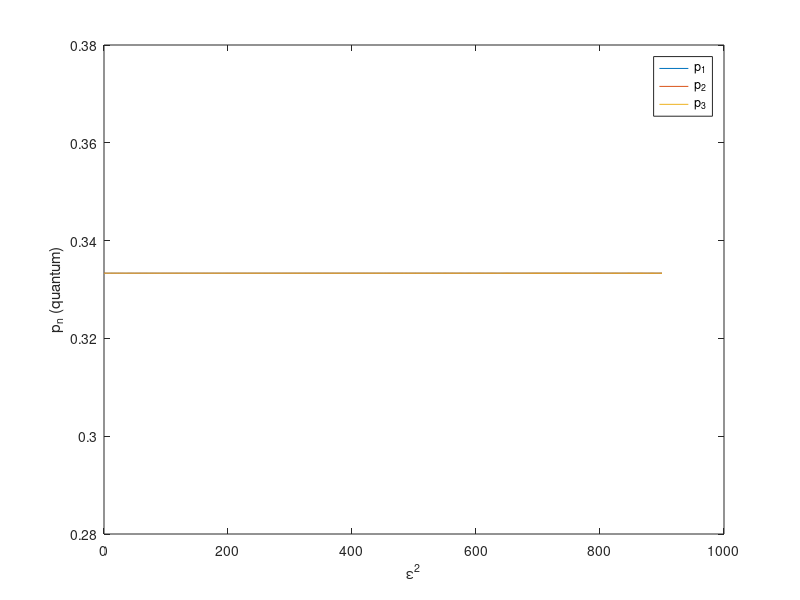
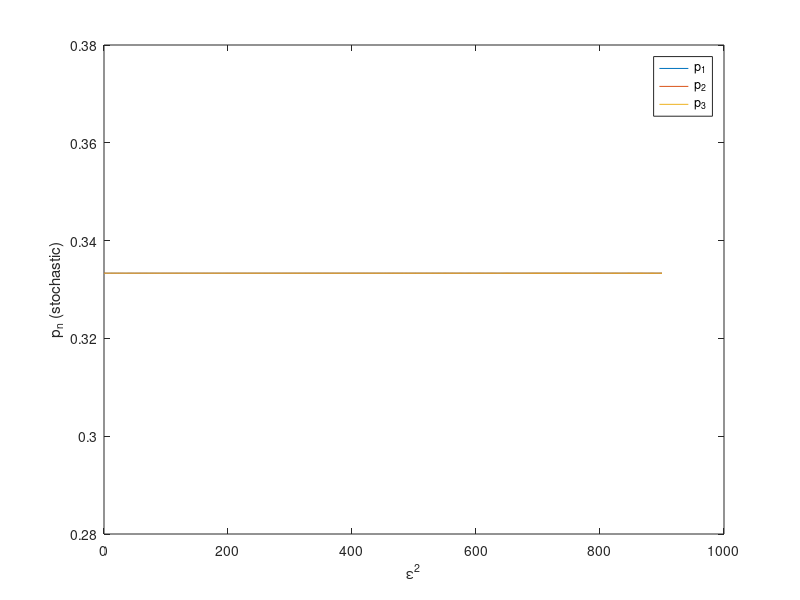
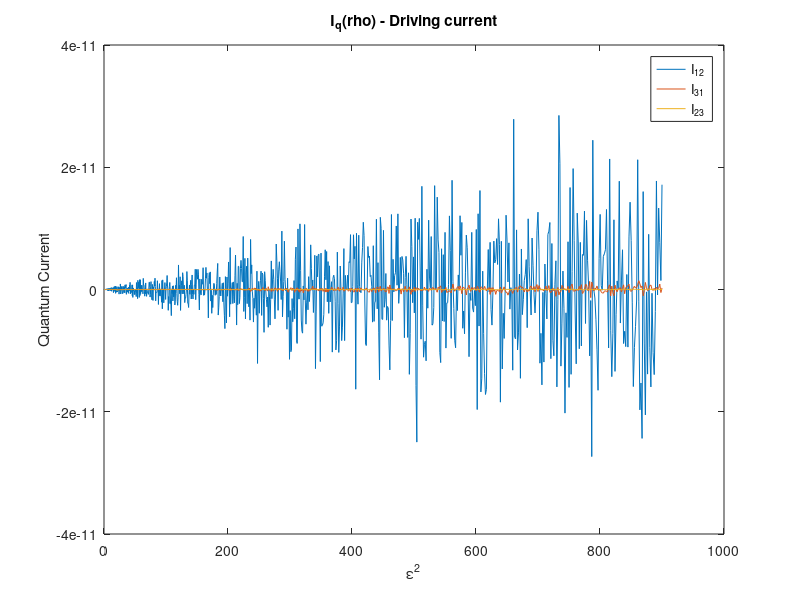
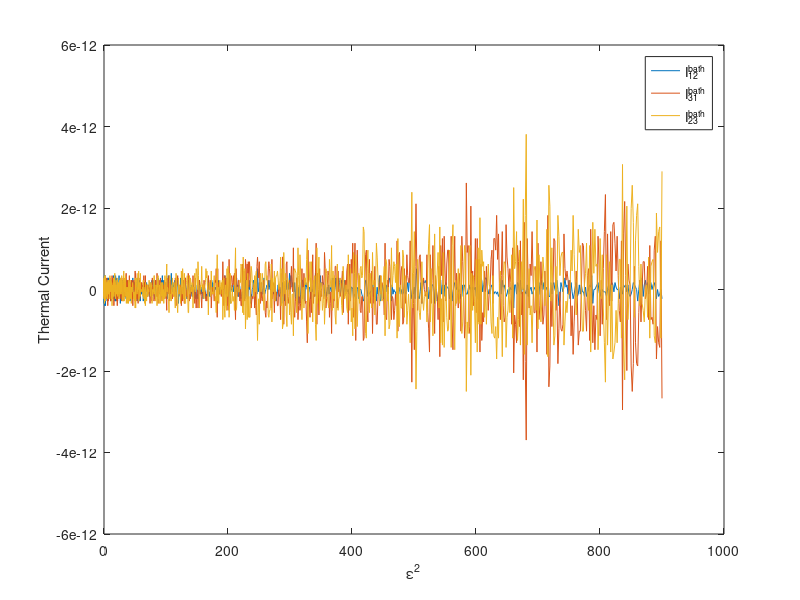

These figures' MATLAB source, in order:
%% Initialization
clear all
close all
N =3;
beta_vec  = 1;
W = zeros(N^2);
W_cl = zeros(N);
beta = beta_vec;

w_beta =1000;
gamma = w_beta;
Energy = [0,0,0];
V_0 = [0.1,1,10];
Estrength_vec = linspace(0,30,1e3); %"Epsilon"

for iE = 1:length(Estrength_vec)
    
W = zeros(N^2);
W_cl = zeros(N);
W_Im = zeros(N);
W_Re = zeros(N);

    Estrength = Estrength_vec(iE);
    V = Estrength * V_0;
    %%  "W_cl"
    for ii = 1:N
        for jj = 1:N
            if (ii~=jj)
                if((ii==1 && jj==2)||(ii==2 && jj==1)) kk=3;
                elseif((ii==1 && jj==3)||(ii==3 && jj==1))kk=2;
                elseif((ii==2 && jj==3)||(ii==3 && jj==2))kk=1;
                end
                w(ii,jj) = V(kk)^2 + w_beta*exp(0.5*beta*(Energy(ii)-Energy(jj)))/cosh(0.5*beta*(Energy(ii)-Energy(jj)));
                w(jj,ii) = V(kk)^2 + w_beta*exp(-0.5*beta*(Energy(ii)-Energy(jj)))/cosh(0.5*beta*(Energy(ii)-Energy(jj)));
            end
            
        end
        
    end
    
    
    W_cl(1,1) = -(w(1,2)+w(1,3));
    W_cl(2,2) = -(w(2,1)+w(2,3));
    W_cl(3,3) = -(w(3,1)+w(3,2));
    
    W_cl(1,2) = w(2,1);
    W_cl(1,3) = w(3,1);
    W_cl(2,3) = w(3,2);
    
    W_cl(2,1) = w(1,2);
    W_cl(3,1) = w(1,3);
    W_cl(3,2) = w(2,3);

    
    
    %% W_R
    W_Re(1,1) = -(V(1)^2 + V(2)^2);
    W_Re(2,2) = -(V(2)^2 + V(3)^2);
    W_Re(3,3) = -(V(3)^2 + V(1)^2);
    
    W_Re(1,2) = V(1)*V(3);
    W_Re(1,3) = V(2)*V(3);
    W_Re(2,3) = V(1)*V(2);
    
    
    W_Re(2,1) = V(1)*V(3);
    W_Re(3,1) = V(2)*V(3);
    W_Re(3,2) = V(1)*V(2);
    
    W_Re = 0.5*W_Re;
    
    %% W_I
    
    W_Im(1,1) = -(V(1)^2 + V(2)^2+4*V(3)^2);
    W_Im(2,2) = -(4*V(1)^2 + V(2)^2 + V(3)^2);
    W_Im(3,3) = -(V(1)^2+4*V(2)^2 + V(3)^2);
    
    W_Im(1,2) = 3*V(1)*V(3);
    W_Im(1,3) = 3*V(2)*V(3);
    W_Im(2,3) = 3*V(1)*V(2);
    
    W_Im(2,1) = 3*V(1)*V(3);
    W_Im(3,1) = 3*V(2)*V(3);
    W_Im(3,2) = 3*V(1)*V(2);
    W_Im = 0.5*W_Im;
    
    %% W_Delta
    W_D = zeros(N);
    W_D(1,1) = Energy(1)-Energy(2);
    W_D(2,2) = Energy(2)-Energy(3);
    W_D(3,3) = Energy(3)-Energy(1);
    %% Lambda
    Lambda(1,:) = V(1)*V(2) * [-1,-1,2];
    Lambda(2,:) = V(2)*V(3) * [2,-1,-1];
    Lambda(3,:) = V(1)*V(3) * [-1,2,-1];
    Lambda = Lambda*0.5;
    %% WWW
%     W_cl=2*W_cl;Lambda=2*Lambda;W_Im=2*W_Im;W_Re=2*W_Re;
    W = [W_cl     ,    2*Lambda'         , zeros(3);...
        Lambda    , -gamma*eye(3) + W_Re , W_D;...
        zeros(3)  ,      -W_D            , -gamma*eye(3) + W_Im];
    
    %% Solve steady state equation
    NormCondition = zeros(1,N^2);
    NormCondition(1,1:N)=ones(1,N);
    B = zeros(N^2+1,1);
    B(end)=1;
    
    % X -> {p,re[rho]...,im[rho]...}
    %     [X] = linsolve([WW;NormCondition],B);
    [X,R] = linsolve([W;NormCondition],B);
    RHO(iE,:) = X; 
    
    %stochastic current formula with P from QME
%     sqI_12(iE) = X(1)*w(1,2) - X(2)*w(2,1);
%     sqI_23(iE) = X(2)*w(2,3) - X(3)*w(3,2);
%     sqI_31(iE) = X(3)*w(3,1) - X(1)*w(1,3);
    
    %quantum current + thermal current
    
   qI_12(iE) = -V(3)^2*(X(1)-X(2)) - V(1)*V(3)*X(6) + V(2)*V(3)*X(5);
   qI_23(iE) = -V(1)^2*(X(2)-X(3)) - V(1)*V(2)*X(4) + V(1)*V(3)*X(6);
   qI_31(iE) = -V(2)^2*(X(3)-X(1)) + V(1)*V(2)*X(4) - V(2)*V(3)*X(5);
   
    tI_12(iE) =  X(1)*(w(1,2)-V(3)^2)-X(2)*(w(2,1)-V(3)^2);
    tI_23(iE) =  X(2)*(w(2,3)-V(1)^2)-X(3)*(w(3,2)-V(1)^2);
    tI_31(iE) =  X(3)*(w(3,1)-V(2)^2)-X(1)*(w(1,3)-V(2)^2);
    
    %total current:
    qtI_12(iE) = qI_12(iE) - tI_12(iE);
    qtI_23(iE) = qI_23(iE) - tI_23(iE);
    qtI_31(iE) = qI_31(iE) - tI_31(iE);
    
    %stochastic current formula with P (stochastic)
    [X_cl,R] = linsolve([W_cl;[1 1 1]],[0;0;0;1]);
    P_cl(iE,:) = X_cl;
    cI_12(iE) = X_cl(1)*w(1,2) - X_cl(2)*w(2,1);
    cI_23(iE) = X_cl(2)*w(2,3) - X_cl(3)*w(3,2);
    cI_31(iE) = X_cl(3)*w(3,1) - X_cl(1)*w(1,3);
    
   %driving current
    cdI_12(iE) = (X_cl(1) - X_cl(2))*V(3)^2;
    cdI_23(iE) = (X_cl(2) - X_cl(3))*V(1)^2;
    cdI_31(iE) = (X_cl(3) - X_cl(1))*V(2)^2;
    
    %thermal current
    ctI_12(iE) =  X_cl(1)*(w(1,2)-V(3)^2)-X_cl(2)*(w(2,1)-V(3)^2);
    ctI_23(iE) =  X_cl(2)*(w(2,3)-V(1)^2)-X_cl(3)*(w(3,2)-V(1)^2);
    ctI_31(iE) =  X_cl(3)*(w(3,1)-V(2)^2)-X_cl(1)*(w(1,3)-V(2)^2);
    
    SMF = log(w(1,2)*w(2,3)*w(3,1))-log(w(2,1)*w(3,2)*w(1,3));
    
    %Theoretical solution
    I(iE) = (w(1,2)*w(2,3)*w(3,1) - w(2,1)*w(3,2)*w(1,3));
    I(iE) = I(iE) / (w(3,1)*w(2,1) + w(3,2)*w(2,1)+w(2,3)*w(3,1) + ...
        w(2,1)*w(1,3) + w(1,2)*w(2,3) + w(2,3)*w(1,3)+...
        w(3,1)*w(1,2)+w(1,3)*w(3,2)+w(3,2)*w(1,2));
end
%% Figures 
figure;
axes('FontSize',14)
plot(Estrength_vec.^2,RHO(:,1),Estrength_vec.^2,RHO(:,2),Estrength_vec.^2,RHO(:,3));
xlabel('\epsilon^2');
ylabel('p_n (quantum)');
legend('p_1','p_2','p_3');
% 
% 
% figure;
% axes('FontSize',14)
% plot(Estrength_vec,RHO(:,4),Estrength_vec,RHO(:,5),Estrength_vec,RHO(:,6));
% xlabel('\epsilon^2');
% ylabel('\rho^x');
% legend('\rho_{12}^x','\rho_{23}^x','\rho_{31}^x');
% 
% figure;
% axes('FontSize',14)
% plot(Estrength_vec,RHO(:,7),Estrength_vec,RHO(:,8),Estrength_vec,RHO(:,9));
% xlabel('\epsilon^2');
% ylabel('\rho^y ');
% legend('\rho_{12}^y','\rho_{23}^y','\rho_{31}^y');
% 
% % 
% 
figure;
axes('FontSize',14)
plot(Estrength_vec.^2,P_cl(:,1),Estrength_vec.^2,P_cl(:,2),Estrength_vec.^2,P_cl(:,3));
xlabel('\epsilon^2');
ylabel('p_n (stochastic)');
legend('p_1','p_2','p_3');

figure;
axes('FontSize',14)
plot(Estrength_vec.^2,qI_12,Estrength_vec.^2,qI_31,Estrength_vec.^2,qI_23);
xlabel('\epsilon^2');
ylabel('Quantum Current');
legend('I_{12}','I_{31}','I_{23}');
title('I_q(rho) - Driving current');


figure;
axes('FontSize',14)
plot(Estrength_vec.^2,tI_12,Estrength_vec.^2,tI_23,Estrength_vec.^2,tI_31);
xlabel('\epsilon^2');
ylabel('Thermal Current');
legend('I_{12}^{bath}','I_{31}^{bath}','I_{23}^{bath}');

figure;
axes('FontSize',14)
plot(Estrength_vec.^2,cdI_12,Estrength_vec.^2,cdI_23,Estrength_vec.^2,cdI_31);
xlabel('\epsilon^2');
ylabel('stochastic driving Current');
legend('I_{12}','I_{23}','I_{31}');



figure;
axes('FontSize',14)
plot(Estrength_vec.^2,ctI_12,Estrength_vec.^2,ctI_23,Estrength_vec.^2,ctI_31);
xlabel('\epsilon^2');
ylabel('stochastic Thermal Current');
legend('I_{12}^{bath}','I_{23}^{bath}','I_{31}^{bath}');


% % 
% figure;
% axes('FontSize',14)
% plot(Estrength_vec.^2,qtI_12,Estrength_vec.^2,qtI_23,Estrength_vec.^2,qtI_31);
% xlabel('\epsilon^2');
% ylabel('I');
% title('I_q + I_t');
% 
% 
% figure;
% axes('FontSize',14)
% plot(Estrength_vec.^2,-cI_12,Estrength_vec.^2,-I);
% xlabel('\epsilon^2');
% ylabel('I');
% legend(['stochastic ';...
%         'theoretical']);
    
    
    
figure;
axes('FontSize',14)
plot(Estrength_vec.^2,I,'og',Estrength_vec.^2,cI_12,'b',Estrength_vec.^2,-qtI_12,'r');
hold on
plot(Estrength_vec.^2,cdI_12,Estrength_vec.^2,cdI_23,Estrength_vec.^2,cdI_31);
plot(Estrength_vec.^2,ctI_12,Estrength_vec.^2,ctI_23,Estrength_vec.^2,ctI_31);
xlabel('\epsilon^2');
ylabel('I');
legend(['Theoretical';...
        'stochastic ';...
        'quantum    ']);
    
    
figure;
axes('FontSize',14)
plot(Estrength_vec.^2,cdI_12,'r',Estrength_vec.^2,cdI_23,'g',Estrength_vec.^2,cdI_31,'b');hold on
plot(Estrength_vec.^2,ctI_12,'.r',Estrength_vec.^2,ctI_23,'.g',Estrength_vec.^2,ctI_31,'.b');
plot(Estrength_vec.^2,cI_12,'-m');
xlabel('\epsilon^2');
ylabel('I');
legend(['D I_{12}';...
        'D I_{23}';... 
        'D I_{31}';...
        'T I_{12}';...
        'T I_{23}';...
        'T I_{31}';...
        'total   ']);